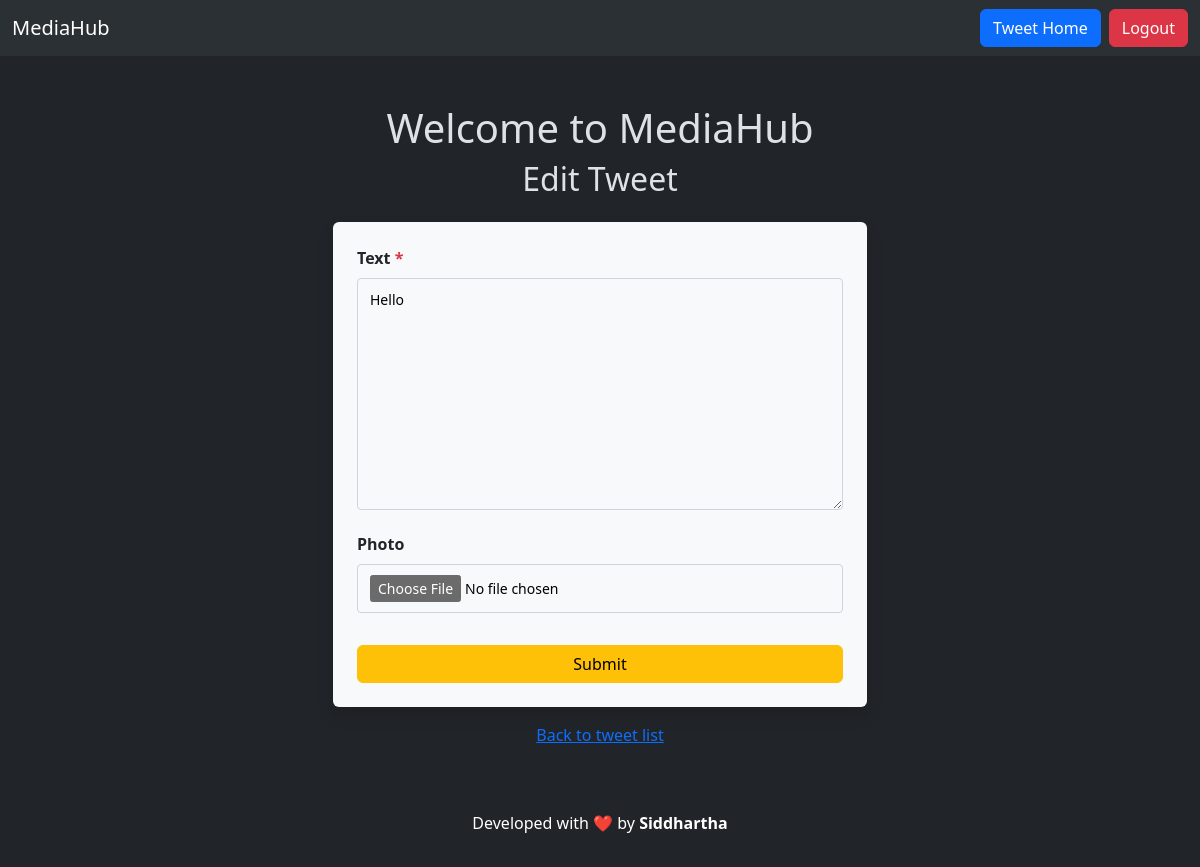
Page /4/edit/ (signed in) on the earlier database version.
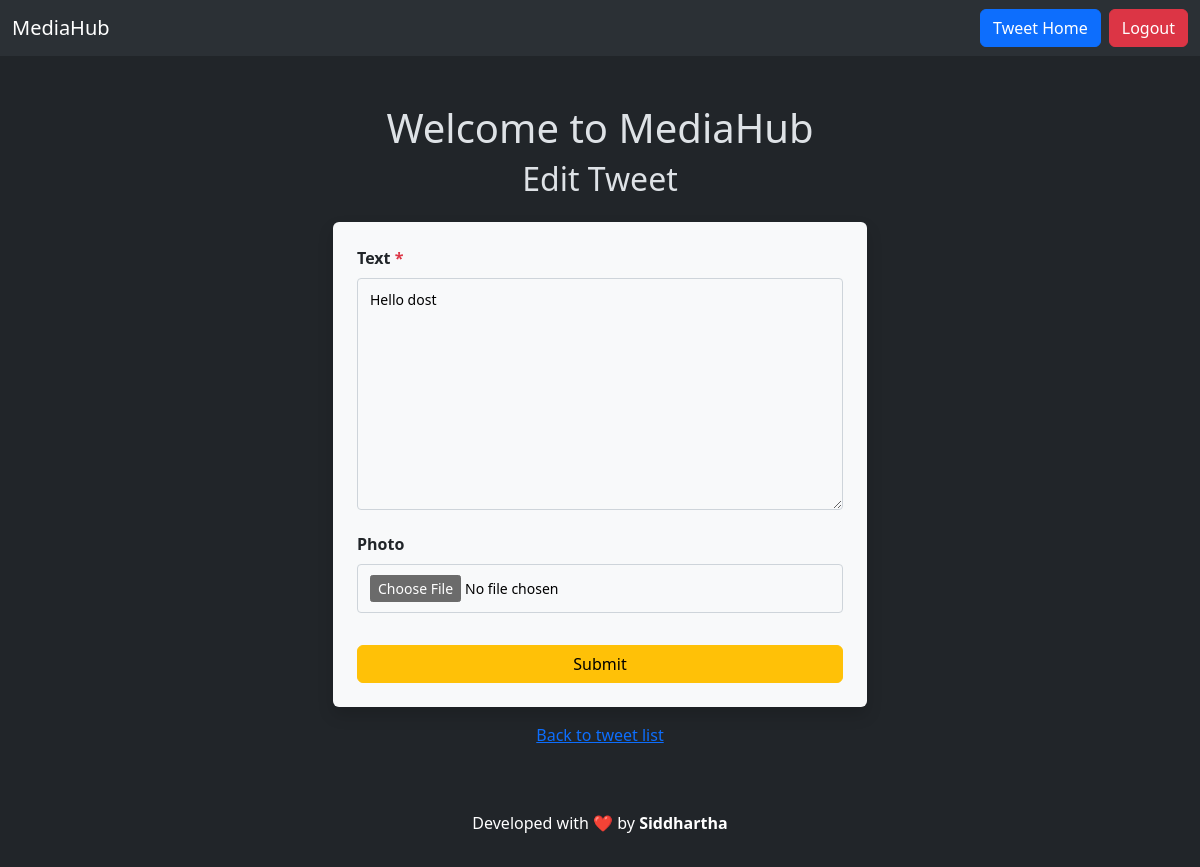
Same page on the later database version.
### tweet/models.py (models this page shows, shortened)
class Tweet(models.Model):
    text = models.TextField()
    user = models.ForeignKey(User, on_delete=models.CASCADE)
    photo = models.ImageField(upload_to='tweets/', null=True, blank=True)
    created_at = models.DateTimeField(auto_now_add=True)
    updated_at = models.DateTimeField(auto_now=True)
    likes_count = models.PositiveIntegerField(default=0)

### tweet/views.py (the view)
# urls.py: path('<int:tweet_id>/edit/', views.tweet_edit, name='tweet_edit'),
@login_required
def tweet_edit(request, tweet_id):
    tweet = get_object_or_404(Tweet, pk=tweet_id, user=request.user)
    if request.method == 'POST':
        form = TweetForm(request.POST, request.FILES, instance=tweet)
        if form.is_valid():
            tweet = form.save(commit=False)
            tweet.user = request.user
            tweet.save()
            return redirect('tweet_list')
    else:
        form = TweetForm(instance=tweet)
    return render(request, 'tweet_form.html', {'form': form})

### tweet/forms.py
class TweetForm(forms.ModelForm):
    class Meta:
        model = Tweet
        fields = ['text', 'photo']
    def __init__(self, *args, **kwargs):
        super().__init__(*args, **kwargs)
        self.fields['photo'].widget = forms.FileInput()

### tweet/templates/tweet_form.html (shortened to what this page needs)
{% extends "layout.html" %}
{% block content %}
<div class="container mt-5">
  <h1 class="text-center mt-4">Welcome to MediaHub</h1>
  <div class="row justify-content-center">
    <div class="col-md-8 col-lg-6">
      <h2 class="text-center mb-4">
        {% if form.instance.pk %}
        Edit Tweet
        {% else %}
        Create Tweet
        {% endif %}
      </h2>
      <form method="post" enctype="multipart/form-data" class="form p-4 shadow rounded bg-light">
        {% for field in form %}
        <div class="mb-3">
          <label for="{{ field.id_for_label }}" class="form-label text-dark fw-bold">
            {{ field.label }}{% if field.field.required %} <span class="text-danger">*</span>{% endif %}
          </label>
          {{ field }}
        </div>
        {% endfor %}
        <button class="btn btn-warning w-100 mt-3" type="submit">Submit</button>
      </form>
      <p class="text-center mt-3">
        <a href="{% url 'tweet_list' %}" class="text-primary">Back to tweet list</a>
      </p>
    </div>
  </div>
</div>
{% endblock %}

Differences in the rows shown:
changed Tweet: text "Hello" → "Hello dost"
